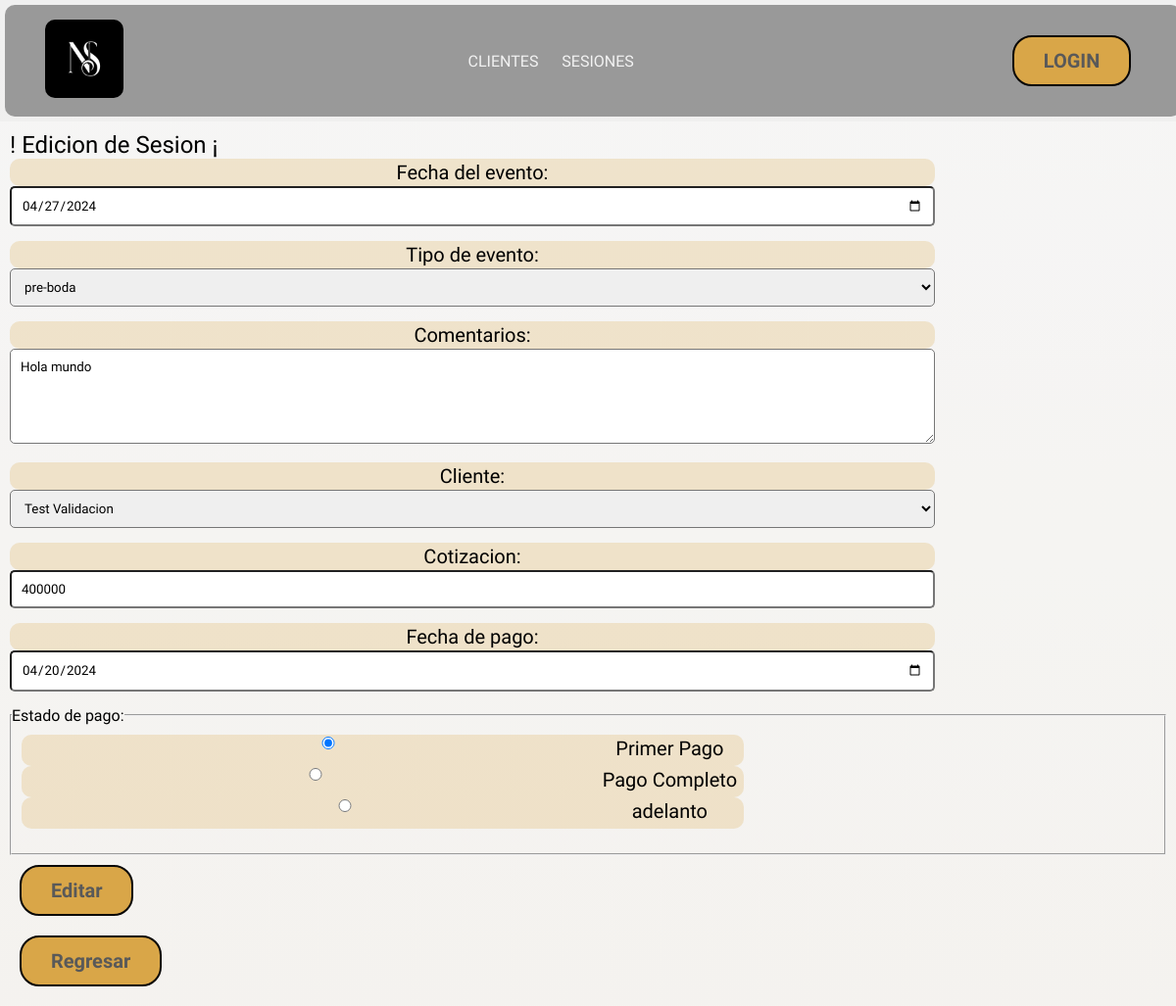
The page /formulario/editar_sesion/9 on the database its author committed.
### formulario/models.py (models this page shows)
class Sesion(models.Model):
  ses_date        = models.DateTimeField(verbose_name='Fecha del evento')
  ses_comment     = models.TextField(verbose_name='Comentarios')
  cotizacion      = models.IntegerField(verbose_name='Cotizacion')
  pay_date        = models.DateTimeField(verbose_name='Fecha de pago')
  usuario         = models.ForeignKey(Usuario, on_delete=models.CASCADE,verbose_name='Cliente')
  event_type      = models.ForeignKey(Event_type, on_delete=models.CASCADE,verbose_name='Tipo de evento')
  pay_status      = models.ForeignKey(Status, on_delete=models.CASCADE,verbose_name='Estado de pago')

### formulario/views.py (the view)
# urls.py: path('editar_sesion/<int:id>',  views.edit_sesion,    name="editar_sesion"),
def edit_sesion(request, id):
  editarList = get_object_or_404(Sesion, id = id)
  if request.method == 'POST':
    form = SesionForm(request.POST, instance=editarList)
    if form.is_valid():
      form.save()
    return redirect('lista_sesiones')
  else:
    form = SesionForm(instance=editarList)
  return render(request, '1.administrador/editar_sesion.html',{
      'form':form,
      'editarList':editarList
    }
    )

### formulario/forms.py
class SesionForm(ModelForm):
  class Meta:
    model   = Sesion
    fields  = ["ses_date","event_type","ses_comment","usuario","cotizacion","pay_date","pay_status"]
    widgets = {
      "usuario":      forms.Select(     attrs={"class": "formulario", "name":"usuario",     "id":"usuario"}),
      "event_type":   forms.Select(     attrs={"class": "formulario", "name":"event_type",  "id":"event_type"}),
      "ses_date":     forms.DateInput(  attrs={"class": "formulario", "name":"ses_date",    "id":"ses_date",'type':'date'}),
      "cotizacion":   forms.NumberInput(attrs={"class": "formulario", "name":"cotizacion",  "id":"cotizacion", "placeholder":"Eje. 100.000"}),
      "pay_status":   forms.RadioSelect(attrs={"class": "formulario", "name":"pay_status",  "id":"pay_status", }),
      "pay_date":     forms.DateInput(  attrs={"class": "formulario", "name":"pay_date",    "id":"pay_date",'type':'date'}),
      "ses_comment":  forms.Textarea(   attrs={"class": "formulario", "name":"ses_comment", "id":"ses_comment","cols": 20, "rows": 5 , "placeholder":"Eje. Lorem ipsum dolor sit amet consectetur adipisicing elit. "}),
    }

### formulario/models.py (called while the page is built)
  def __str__(self):
    return self.user_name

  def __str__(self):
    return self.nombre

  def __str__(self):
    return self.type

### templates/1.administrador/editar_sesion.html (shortened to what this page needs)
{% extends "layouts/app.html" %}
{% block content %}
<h2> ! Edicion de Sesion ¡</h2>
{% endblock content %}
{% block registrar %}
<form action="{% url "editar_sesion" editarList.id %}" method="post">
  {{ form }}
  <button type="submit">Editar</button>
</form>
<form action="{% url "lista_sesiones" %}">
  <button type="submit"> Regresar </button>
</form>
{% endblock registrar %}

### static/styles.css (style rules this page uses)
* { margin: 0; padding: 0; font-family: "Courgette"; font-weight: 400; font-style: normal; box-sizing: border-box; }
body { background-image: linear-gradient(rgba(0, 0, 0, 0.058),rgba(223, 217, 206, 0.527)),url(images/fondo2.jpg); background-position: center 20% ; background-repeat: no-repeat; background-size: 100%; }
label { display: flex; width: 80%; justify-content: center; font-size: 20px; background-color: #d9a6483d; padding: 2px; border-radius: 10px; }
button { border: none; padding: 10px; background-color: #D9A648; padding: 12px 30px; border-radius: 20px; font-size: 20px; font-weight: bold; color: #595959; margin: 10px; border: 2px solid #070606; }
.formulario { width: 80%; padding: 10px; margin-bottom: 15px; border-radius: 5px; text-align: left; }

### rows shown on the page
Sesion: ses_date "04/27/2024", event_type "pre-boda", ses_comment "Hola mundo", usuario "Test Validacion", cotizacion "400000", pay_date "04/20/2024", pay_status_id "☑ Primer Pago ☐ Pago Completo ☐ adelanto"
